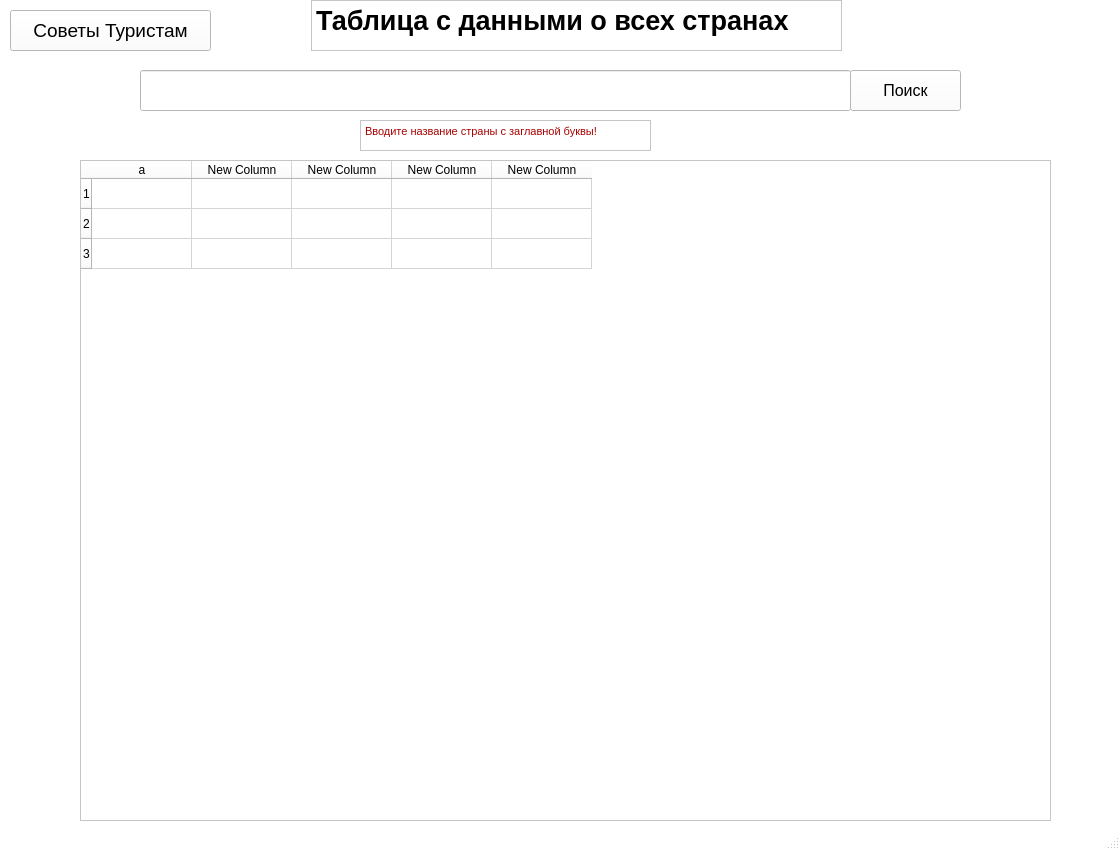
<?xml version="1.0" encoding="UTF-8"?>
<ui version="4.0">
 <class>MainWindow</class>
 <widget class="QMainWindow" name="MainWindow">
  <property name="geometry">
   <rect>
    <x>0</x>
    <y>0</y>
    <width>1120</width>
    <height>850</height>
   </rect>
  </property>
  <property name="palette">
   <palette>
    <active>
     <colorrole role="WindowText">
      <brush brushstyle="SolidPattern">
       <color alpha="255">
        <red>0</red>
        <green>0</green>
        <blue>0</blue>
       </color>
      </brush>
     </colorrole>
     <colorrole role="Button">
      <brush brushstyle="SolidPattern">
       <color alpha="255">
        <red>255</red>
        <green>255</green>
        <blue>255</blue>
       </color>
      </brush>
     </colorrole>
     <colorrole role="Light">
      <brush brushstyle="SolidPattern">
       <color alpha="255">
        <red>255</red>
        <green>255</green>
        <blue>255</blue>
       </color>
      </brush>
     </colorrole>
     <colorrole role="Midlight">
      <brush brushstyle="SolidPattern">
       <color alpha="255">
        <red>255</red>
        <green>255</green>
        <blue>255</blue>
       </color>
      </brush>
     </colorrole>
     <colorrole role="Dark">
      <brush brushstyle="SolidPattern">
       <color alpha="255">
        <red>127</red>
        <green>127</green>
        <blue>127</blue>
       </color>
      </brush>
     </colorrole>
     <colorrole role="Mid">
      <brush brushstyle="SolidPattern">
       <color alpha="255">
        <red>170</red>
        <green>170</green>
        <blue>170</blue>
       </color>
      </brush>
     </colorrole>
     <colorrole role="Text">
      <brush brushstyle="SolidPattern">
       <color alpha="255">
        <red>0</red>
        <green>0</green>
        <blue>0</blue>
       </color>
      </brush>
     </colorrole>
     <colorrole role="BrightText">
      <brush brushstyle="SolidPattern">
       <color alpha="255">
        <red>255</red>
        <green>255</green>
        <blue>255</blue>
       </color>
      </brush>
     </colorrole>
     <colorrole role="ButtonText">
      <brush brushstyle="SolidPattern">
       <color alpha="255">
        <red>0</red>
        <green>0</green>
        <blue>0</blue>
       </color>
      </brush>
     </colorrole>
     <colorrole role="Base">
      <brush brushstyle="SolidPattern">
       <color alpha="255">
        <red>255</red>
        <green>255</green>
        <blue>255</blue>
       </color>
      </brush>
     </colorrole>
     <colorrole role="Window">
      <brush brushstyle="SolidPattern">
       <color alpha="255">
        <red>255</red>
        <green>255</green>
        <blue>255</blue>
       </color>
      </brush>
     </colorrole>
     <colorrole role="Shadow">
      <brush brushstyle="SolidPattern">
       <color alpha="255">
        <red>0</red>
        <green>0</green>
        <blue>0</blue>
       </color>
      </brush>
     </colorrole>
     <colorrole role="AlternateBase">
      <brush brushstyle="SolidPattern">
       <color alpha="255">
        <red>255</red>
        <green>255</green>
        <blue>255</blue>
       </color>
      </brush>
     </colorrole>
     <colorrole role="ToolTipBase">
      <brush brushstyle="SolidPattern">
       <color alpha="255">
        <red>255</red>
        <green>255</green>
        <blue>220</blue>
       </color>
      </brush>
     </colorrole>
     <colorrole role="ToolTipText">
      <brush brushstyle="SolidPattern">
       <color alpha="255">
        <red>0</red>
        <green>0</green>
        <blue>0</blue>
       </color>
      </brush>
     </colorrole>
    </active>
    <inactive>
     <colorrole role="WindowText">
      <brush brushstyle="SolidPattern">
       <color alpha="255">
        <red>0</red>
        <green>0</green>
        <blue>0</blue>
       </color>
      </brush>
     </colorrole>
     <colorrole role="Button">
      <brush brushstyle="SolidPattern">
       <color alpha="255">
        <red>255</red>
        <green>255</green>
        <blue>255</blue>
       </color>
      </brush>
     </colorrole>
     <colorrole role="Light">
      <brush brushstyle="SolidPattern">
       <color alpha="255">
        <red>255</red>
        <green>255</green>
        <blue>255</blue>
       </color>
      </brush>
     </colorrole>
     <colorrole role="Midlight">
      <brush brushstyle="SolidPattern">
       <color alpha="255">
        <red>255</red>
        <green>255</green>
        <blue>255</blue>
       </color>
      </brush>
     </colorrole>
     <colorrole role="Dark">
      <brush brushstyle="SolidPattern">
       <color alpha="255">
        <red>127</red>
        <green>127</green>
        <blue>127</blue>
       </color>
      </brush>
     </colorrole>
     <colorrole role="Mid">
      <brush brushstyle="SolidPattern">
       <color alpha="255">
        <red>170</red>
        <green>170</green>
        <blue>170</blue>
       </color>
      </brush>
     </colorrole>
     <colorrole role="Text">
      <brush brushstyle="SolidPattern">
       <color alpha="255">
        <red>0</red>
        <green>0</green>
        <blue>0</blue>
       </color>
      </brush>
     </colorrole>
     <colorrole role="BrightText">
      <brush brushstyle="SolidPattern">
       <color alpha="255">
        <red>255</red>
        <green>255</green>
        <blue>255</blue>
       </color>
      </brush>
     </colorrole>
     <colorrole role="ButtonText">
      <brush brushstyle="SolidPattern">
       <color alpha="255">
        <red>0</red>
        <green>0</green>
        <blue>0</blue>
       </color>
      </brush>
     </colorrole>
     <colorrole role="Base">
      <brush brushstyle="SolidPattern">
       <color alpha="255">
        <red>255</red>
        <green>255</green>
        <blue>255</blue>
       </color>
      </brush>
     </colorrole>
     <colorrole role="Window">
      <brush brushstyle="SolidPattern">
       <color alpha="255">
        <red>255</red>
        <green>255</green>
        <blue>255</blue>
       </color>
      </brush>
     </colorrole>
     <colorrole role="Shadow">
      <brush brushstyle="SolidPattern">
       <color alpha="255">
        <red>0</red>
        <green>0</green>
        <blue>0</blue>
       </color>
      </brush>
     </colorrole>
     <colorrole role="AlternateBase">
      <brush brushstyle="SolidPattern">
       <color alpha="255">
        <red>255</red>
        <green>255</green>
        <blue>255</blue>
       </color>
      </brush>
     </colorrole>
     <colorrole role="ToolTipBase">
      <brush brushstyle="SolidPattern">
       <color alpha="255">
        <red>255</red>
        <green>255</green>
        <blue>220</blue>
       </color>
      </brush>
     </colorrole>
     <colorrole role="ToolTipText">
      <brush brushstyle="SolidPattern">
       <color alpha="255">
        <red>0</red>
        <green>0</green>
        <blue>0</blue>
       </color>
      </brush>
     </colorrole>
    </inactive>
    <disabled>
     <colorrole role="WindowText">
      <brush brushstyle="SolidPattern">
       <color alpha="255">
        <red>127</red>
        <green>127</green>
        <blue>127</blue>
       </color>
      </brush>
     </colorrole>
     <colorrole role="Button">
      <brush brushstyle="SolidPattern">
       <color alpha="255">
        <red>255</red>
        <green>255</green>
        <blue>255</blue>
       </color>
      </brush>
     </colorrole>
     <colorrole role="Light">
      <brush brushstyle="SolidPattern">
       <color alpha="255">
        <red>255</red>
        <green>255</green>
        <blue>255</blue>
       </color>
      </brush>
     </colorrole>
     <colorrole role="Midlight">
      <brush brushstyle="SolidPattern">
       <color alpha="255">
        <red>255</red>
        <green>255</green>
        <blue>255</blue>
       </color>
      </brush>
     </colorrole>
     <colorrole role="Dark">
      <brush brushstyle="SolidPattern">
       <color alpha="255">
        <red>127</red>
        <green>127</green>
        <blue>127</blue>
       </color>
      </brush>
     </colorrole>
     <colorrole role="Mid">
      <brush brushstyle="SolidPattern">
       <color alpha="255">
        <red>170</red>
        <green>170</green>
        <blue>170</blue>
       </color>
      </brush>
     </colorrole>
     <colorrole role="Text">
      <brush brushstyle="SolidPattern">
       <color alpha="255">
        <red>127</red>
        <green>127</green>
        <blue>127</blue>
       </color>
      </brush>
     </colorrole>
     <colorrole role="BrightText">
      <brush brushstyle="SolidPattern">
       <color alpha="255">
        <red>255</red>
        <green>255</green>
        <blue>255</blue>
       </color>
      </brush>
     </colorrole>
     <colorrole role="ButtonText">
      <brush brushstyle="SolidPattern">
       <color alpha="255">
        <red>127</red>
        <green>127</green>
        <blue>127</blue>
       </color>
      </brush>
     </colorrole>
     <colorrole role="Base">
      <brush brushstyle="SolidPattern">
       <color alpha="255">
        <red>255</red>
        <green>255</green>
        <blue>255</blue>
       </color>
      </brush>
     </colorrole>
     <colorrole role="Window">
      <brush brushstyle="SolidPattern">
       <color alpha="255">
        <red>255</red>
        <green>255</green>
        <blue>255</blue>
       </color>
      </brush>
     </colorrole>
     <colorrole role="Shadow">
      <brush brushstyle="SolidPattern">
       <color alpha="255">
        <red>0</red>
        <green>0</green>
        <blue>0</blue>
       </color>
      </brush>
     </colorrole>
     <colorrole role="AlternateBase">
      <brush brushstyle="SolidPattern">
       <color alpha="255">
        <red>255</red>
        <green>255</green>
        <blue>255</blue>
       </color>
      </brush>
     </colorrole>
     <colorrole role="ToolTipBase">
      <brush brushstyle="SolidPattern">
       <color alpha="255">
        <red>255</red>
        <green>255</green>
        <blue>220</blue>
       </color>
      </brush>
     </colorrole>
     <colorrole role="ToolTipText">
      <brush brushstyle="SolidPattern">
       <color alpha="255">
        <red>0</red>
        <green>0</green>
        <blue>0</blue>
       </color>
      </brush>
     </colorrole>
    </disabled>
   </palette>
  </property>
  <property name="windowTitle">
   <string>Справочник для туристов</string>
  </property>
  <property name="tabShape">
   <enum>QTabWidget::Rounded</enum>
  </property>
  <widget class="QWidget" name="centralwidget">
   <property name="enabled">
    <bool>true</bool>
   </property>
   <widget class="QTableWidget" name="tableWidget">
    <property name="geometry">
     <rect>
      <x>80</x>
      <y>160</y>
      <width>971</width>
      <height>661</height>
     </rect>
    </property>
    <property name="editTriggers">
     <set>QAbstractItemView::NoEditTriggers</set>
    </property>
    <row>
     <property name="text">
      <string>1</string>
     </property>
    </row>
    <row>
     <property name="text">
      <string>2</string>
     </property>
    </row>
    <row>
     <property name="text">
      <string>3</string>
     </property>
    </row>
    <column>
     <property name="text">
      <string>a</string>
     </property>
    </column>
    <column>
     <property name="text">
      <string>New Column</string>
     </property>
    </column>
    <column>
     <property name="text">
      <string>New Column</string>
     </property>
    </column>
    <column>
     <property name="text">
      <string>New Column</string>
     </property>
    </column>
    <column>
     <property name="text">
      <string>New Column</string>
     </property>
    </column>
   </widget>
   <widget class="QLineEdit" name="search_field">
    <property name="geometry">
     <rect>
      <x>140</x>
      <y>70</y>
      <width>711</width>
      <height>41</height>
     </rect>
    </property>
   </widget>
   <widget class="QPushButton" name="btn_search">
    <property name="geometry">
     <rect>
      <x>850</x>
      <y>70</y>
      <width>111</width>
      <height>41</height>
     </rect>
    </property>
    <property name="font">
     <font>
      <pointsize>12</pointsize>
     </font>
    </property>
    <property name="text">
     <string>Поиск</string>
    </property>
   </widget>
   <widget class="QTextBrowser" name="name">
    <property name="geometry">
     <rect>
      <x>311</x>
      <y>0</y>
      <width>531</width>
      <height>51</height>
     </rect>
    </property>
    <property name="html">
     <string>&lt;!DOCTYPE HTML PUBLIC &quot;-//W3C//DTD HTML 4.0//EN&quot; &quot;http://www.w3.org/TR/REC-html40/strict.dtd&quot;&gt;
&lt;html&gt;&lt;head&gt;&lt;meta name=&quot;qrichtext&quot; content=&quot;1&quot; /&gt;&lt;style type=&quot;text/css&quot;&gt;
p, li { white-space: pre-wrap; }
&lt;/style&gt;&lt;/head&gt;&lt;body style=&quot; font-family:'MS Shell Dlg 2'; font-size:8.25pt; font-weight:400; font-style:normal;&quot;&gt;
&lt;p style=&quot; margin-top:0px; margin-bottom:0px; margin-left:0px; margin-right:0px; -qt-block-indent:0; text-indent:0px;&quot;&gt;&lt;span style=&quot; font-size:20pt; font-weight:600;&quot;&gt;Таблица с данными о всех странах&lt;/span&gt;&lt;/p&gt;&lt;/body&gt;&lt;/html&gt;</string>
    </property>
   </widget>
   <widget class="QPushButton" name="btn_info">
    <property name="geometry">
     <rect>
      <x>10</x>
      <y>10</y>
      <width>201</width>
      <height>41</height>
     </rect>
    </property>
    <property name="font">
     <font>
      <pointsize>14</pointsize>
     </font>
    </property>
    <property name="text">
     <string>Советы Туристам</string>
    </property>
   </widget>
   <widget class="QTextBrowser" name="warning">
    <property name="geometry">
     <rect>
      <x>360</x>
      <y>120</y>
      <width>291</width>
      <height>31</height>
     </rect>
    </property>
    <property name="html">
     <string>&lt;!DOCTYPE HTML PUBLIC &quot;-//W3C//DTD HTML 4.0//EN&quot; &quot;http://www.w3.org/TR/REC-html40/strict.dtd&quot;&gt;
&lt;html&gt;&lt;head&gt;&lt;meta name=&quot;qrichtext&quot; content=&quot;1&quot; /&gt;&lt;style type=&quot;text/css&quot;&gt;
p, li { white-space: pre-wrap; }
&lt;/style&gt;&lt;/head&gt;&lt;body style=&quot; font-family:'MS Shell Dlg 2'; font-size:8.25pt; font-weight:400; font-style:normal;&quot;&gt;
&lt;p style=&quot; margin-top:0px; margin-bottom:0px; margin-left:0px; margin-right:0px; -qt-block-indent:0; text-indent:0px;&quot;&gt;&lt;span style=&quot; color:#aa0000;&quot;&gt;Вводите название страны с заглавной буквы!&lt;/span&gt;&lt;/p&gt;&lt;/body&gt;&lt;/html&gt;</string>
    </property>
   </widget>
   <zorder>search_field</zorder>
   <zorder>tableWidget</zorder>
   <zorder>btn_search</zorder>
   <zorder>name</zorder>
   <zorder>btn_info</zorder>
   <zorder>warning</zorder>
  </widget>
  <widget class="QMenuBar" name="menubar">
   <property name="geometry">
    <rect>
     <x>0</x>
     <y>0</y>
     <width>1120</width>
     <height>21</height>
    </rect>
   </property>
  </widget>
  <widget class="QStatusBar" name="statusbar"/>
 </widget>
 <resources/>
 <connections/>
</ui>
